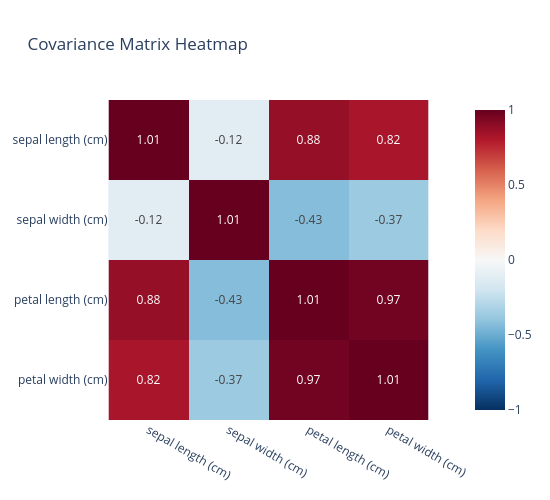

Notebook code for this chart:
### Markdown cell above
---

## Step 3: The Covariance Matrix — How Features Move Together

The covariance matrix tells you: when feature A goes up, does feature B go up too (positive covariance), go down (negative), or not care (near zero)?

It's a 4×4 matrix (since we have 4 features). The diagonal = variance of each feature. Off-diagonal = covariance between pairs.

### Code cell
# Covariance matrix (on standardized data)
# np.cov expects features as rows, so we transpose; rowvar=False also works
cov_matrix = np.cov(X_std, rowvar=False)

print("Covariance Matrix (4×4):")
print(np.round(cov_matrix, 3))
print()

# Visualize it as a heatmap
fig = px.imshow(
    cov_matrix,
    x=feature_names, y=feature_names,
    color_continuous_scale='RdBu_r',
    zmin=-1, zmax=1,
    title='Covariance Matrix Heatmap',
    text_auto='.2f',
    height=500, width=550
)
fig.show()

### Figure 1 — Plotly figure (JSON) as saved in the notebook; plotly's stock layout.template omitted (floating-point values rounded to 4 significant figures)
{"data": [{"coloraxis": "coloraxis", "hovertemplate": "x: %{x}<br>y: %{y}<br>color: %{z}<extra></extra>", "name": "0", "texttemplate": "%{z:.2f}", "type": "heatmap", "x": ["sepal length (cm)", "sepal width (cm)", "petal length (cm)", "petal width (cm)"], "xaxis": "x", "y": ["sepal length (cm)", "sepal width (cm)", "petal length (cm)", "petal width (cm)"], "yaxis": "y", "z": [[1.007, -0.1184, 0.8776, 0.8234], [-0.1184, 1.007, -0.4313, -0.3686], [0.8776, -0.4313, 1.007, 0.9693], [0.8234, -0.3686, 0.9693, 1.007]]}], "layout": {"coloraxis": {"cmax": 1, "cmin": -1, "colorscale": [[0, "rgb(5,48,97)"], [0.1, "rgb(33,102,172)"], [0.2, "rgb(67,147,195)"], [0.3, "rgb(146,197,222)"], [0.4, "rgb(209,229,240)"], [0.5, "rgb(247,247,247)"], [0.6, "rgb(253,219,199)"], [0.7, "rgb(244,165,130)"], [0.8, "rgb(214,96,77)"], [0.9, "rgb(178,24,43)"], [1, "rgb(103,0,31)"]]}, "height": 500, "title": {"text": "Covariance Matrix Heatmap"}, "width": 550, "xaxis": {"anchor": "y", "constrain": "domain", "domain": [0, 1], "scaleanchor": "y"}, "yaxis": {"anchor": "x", "autorange": "reversed", "constrain": "domain", "domain": [0, 1]}}}
